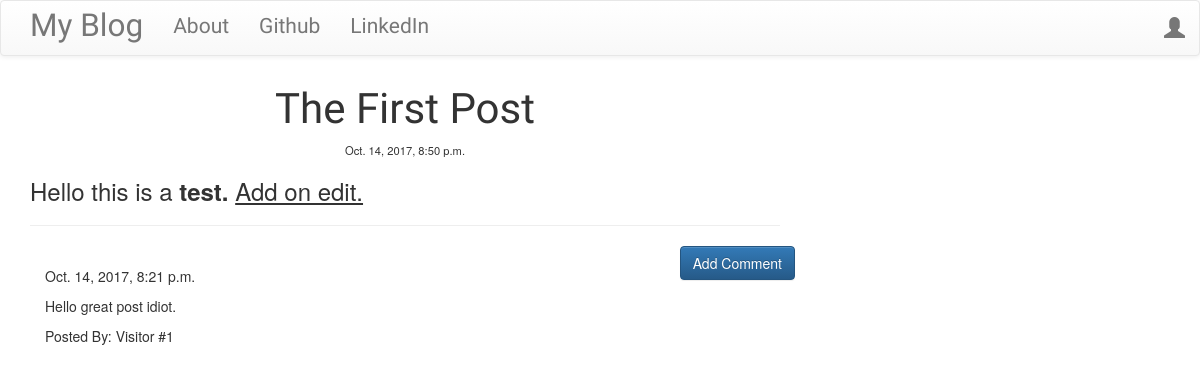
/post/1, run on the app's committed database.
### blog/models.py (models this page shows, shortened)
class Post(models.Model):
    author = models.ForeignKey('auth.User')
    title = models.CharField(max_length=200)
    text = models.TextField()
    create_date = models.DateTimeField(default=timezone.now)
    published_date = models.DateTimeField(blank=True, null=True)

class Comment(models.Model):
    post = models.ForeignKey('blog.Post', related_name='comments')
    author = models.CharField(max_length=50)
    text = models.TextField()
    create_date = models.DateTimeField(default=timezone.now)
    approved_comment = models.BooleanField(default=False)

### blog/views.py (the view)
# urls.py: url(r'^post/(?P<pk>\d+)$', views.PostDetailView.as_view(), name='post_detail'),
class PostDetailView(DetailView):
    model = Post

### blog/templates/blog/post_detail.html (shortened to what this page needs)
{% extends 'blog/base.html' %}
{% block content %}
  <h1 class="posttitle loader">{{ post.title }}</h1>
  {% if post.published_date %}
    <div class="date postdate">
      {{ post.published_date }}
    </div>
  {%else%}
    <a class = 'btn btn-default' href="{% url 'post_publish' pk=post.pk%}">Publish</a>
  {%endif%}
  <p class='postcontent'>{{post.text|safe|linebreaksbr}}</p>
  <hr>
  <a class ='btn btn-primary btn-comment' href="{% url 'add_comment_to_post' pk=post.pk %}">Add Comment</a>
  <div class="container">
    {% for comment in post.comments.all %}
      <br>
      {% if user.is_authenticated or comment.approved_comment %}
        {{ comment.create_date }}
        <p>{{comment.text|safe|linebreaks}}</p>
        <p>Posted By: {{ comment.author }}</p>
      {%endif%}
      {% empty %}
      <p>No comments</p>
    {% endfor %}
  </div>
{% endblock %}

### blog/static/css/blog.css (style rules this page uses)
.date { font-size: 0.8em; }
.postdate { text-align: center; }
.posttitle { font-family: 'Russo One', sans-serif; font-size: 3em; text-align: center; }
.postcontent { font-family: "Montserrat"; font-size: 1.5em }
.btn-comment { position: absolute; right: 0px; }
.loader { filter:hue-rotate(0deg); color:linear-gradient(45deg,#0f8,#08f); animation:hue 10000ms infinite linear; }

### data on the page
Post: title "The First Post", published_date "Oct. 14, 2017, 8:50 p.m.", text "Hello this is a test. Add on edit."
Comment: create_date "Oct. 14, 2017, 8:21 p.m.", text "Hello great post idiot.", author "Visitor #1"
